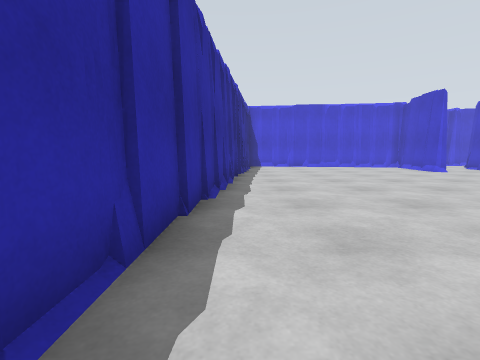
View 1 (above)

21 first-person views from a walk through a robot-simulator world made for Gazebo. The camera is 0.94 m above the floor, tilts 6° down and sees 85° across. The floor is counted in squares, 1 m on a side. Each view is taken from the middle of a square. On the plan, view 1 faces up. The plan holds only what a view shows up to about 11 squares ahead; the rest is blank. The place goes on beyond the plan.

View 2
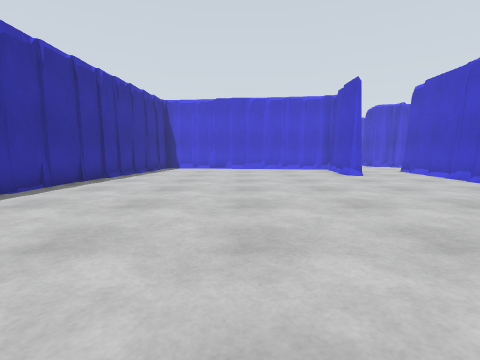

View 3
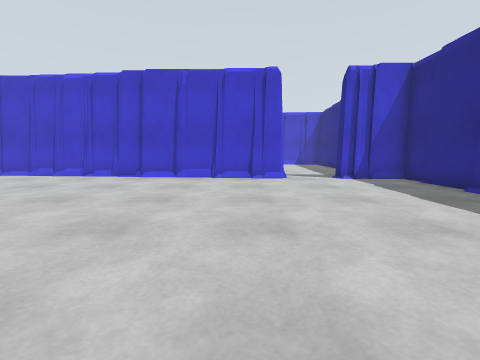

View 4
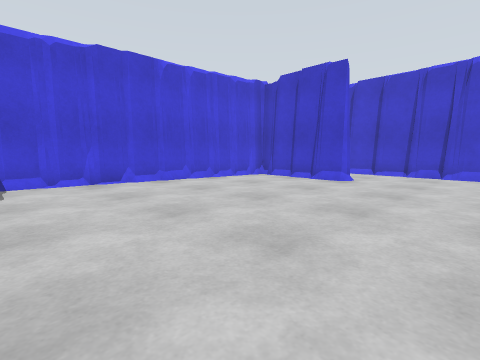

View 5
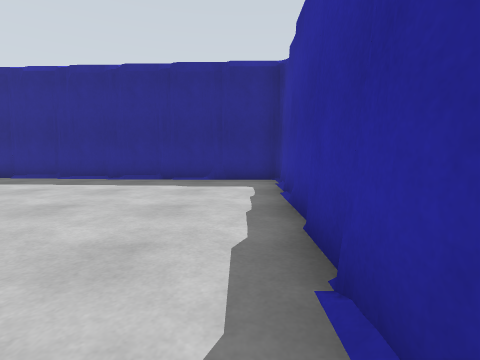

View 6
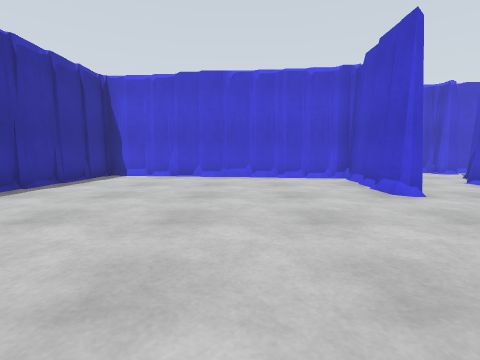

View 7
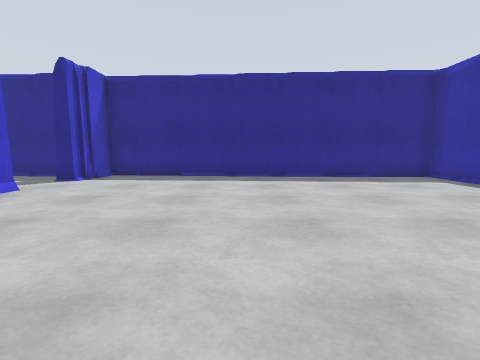

View 8
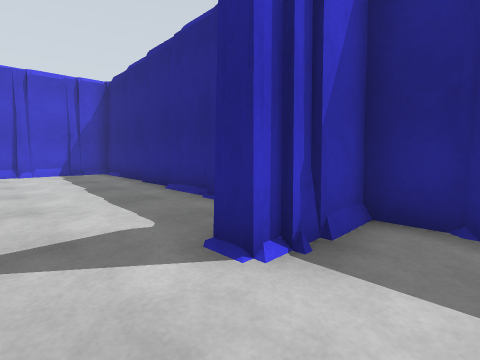

View 9
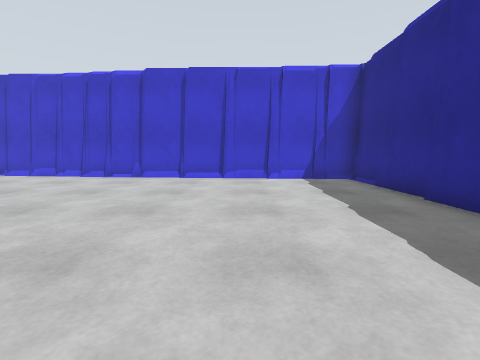

View 10
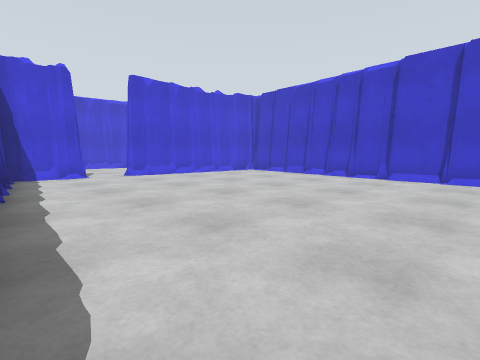

View 11
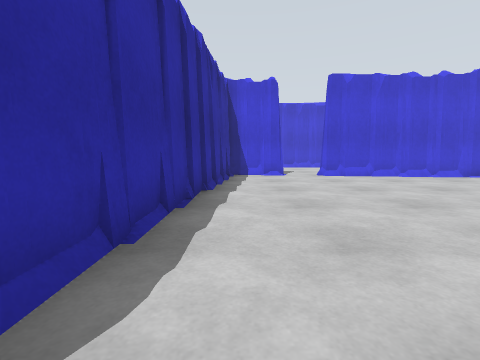

View 12
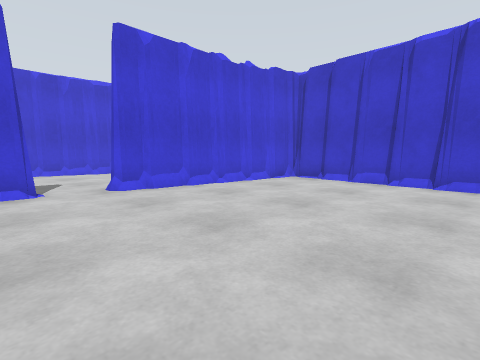

View 13
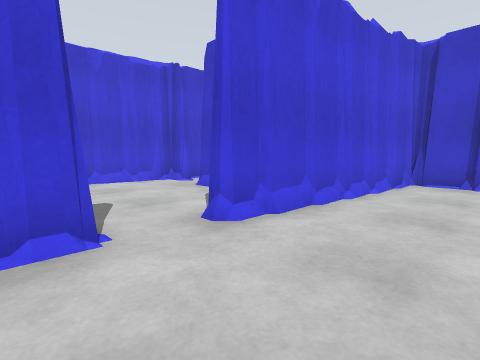

View 14
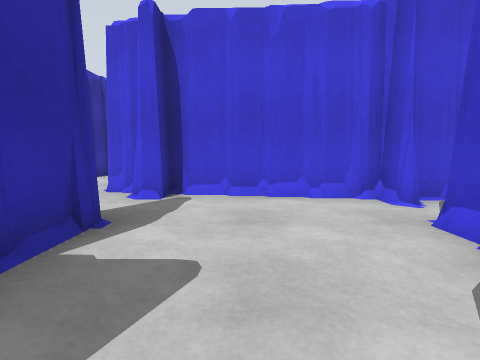

View 15
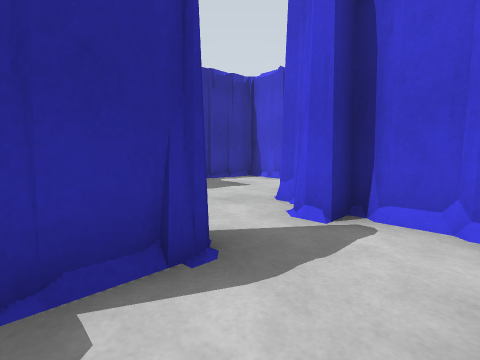

View 16
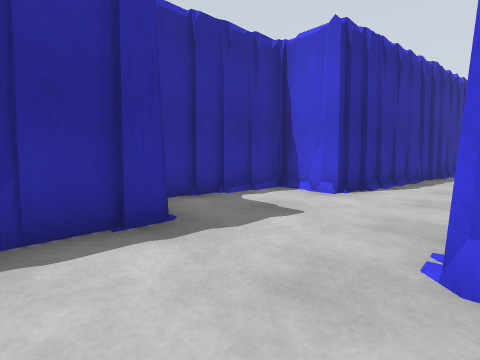

View 17
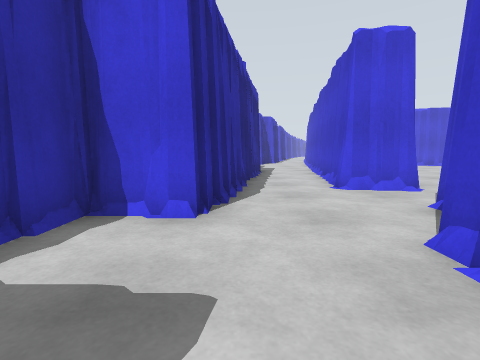

View 18
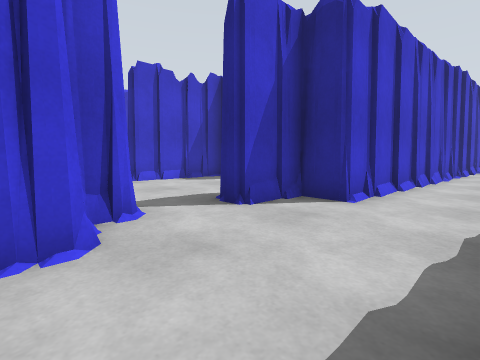

View 19
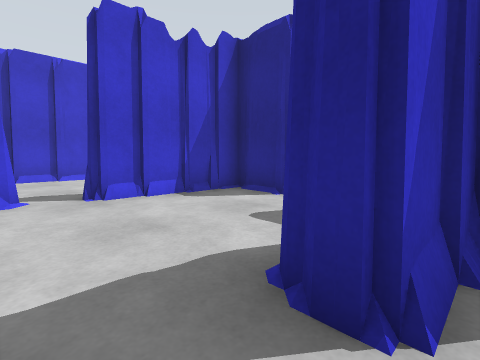

View 20
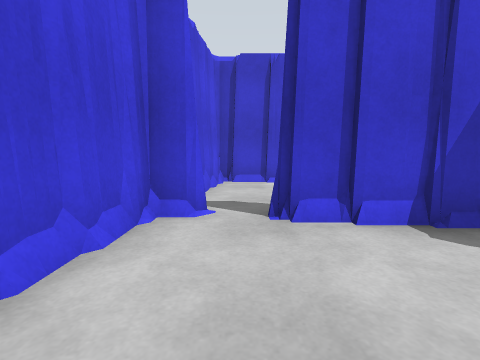

View 21
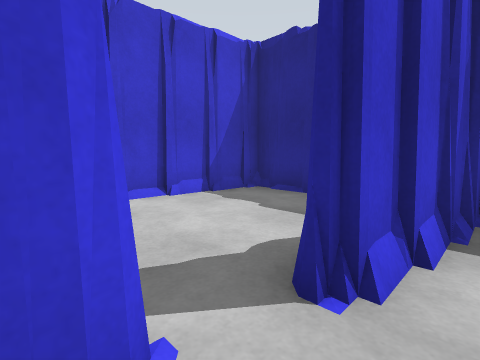

### Floor plan
Key: @ floor where view 1 was taken; # wall or solid block; . floor.
Columns run from 1 left of view 1 to 25 right of it. Each row starts with its distance up from view 1.
 31              ##
 30              #...#
 29              #...#
 28              #..##
 27              #..#
 26              #..##.
 25             ##.....
 24             #.....
 23           ###....#
 22           #.....
 21           #....#
 20           #....#
 19           ##...#######
 18  ######    #.........######
 17  #....######..............#
 16  #.........#...##....#....#
 15  #.........#..###....#...##
 14  #.........#..#  ....#...#
 13  #.........#..###..####..#
 12  #............#.......####
 11  #............#..........#
 10 ##............#..........#
  9 #.............#..........#
  8 #............##..........#
  7 #............##.........##
  6 #............##.........#
  5 #............##.........#
  4 #............#..........#
  3 #............#..........#
  2 #............#..........#
  1 #.......................#
  0 #@......................#
 -1 #............#..........#
 -2 ####.........#..........#
 -3    ######################

Where each view was taken, in squares from view 1:
view 1: 0 up, 0 right, facing up
view 2: 2 up, 5 right, facing up
view 3: 3 up, 2 right, facing right
view 4: 9 up, 1 right, facing up-right
view 5: 7 up, 0 right, facing down
view 6: 7 up, 6 right, facing up
view 7: 8 up, 6 right, facing down
view 8: 1 up, 10 right, facing down-right
view 9: 1 up, 13 right, facing right
view 10: 2 up, 13 right, facing up-right
view 11: 2 up, 14 right, facing up
view 12: 6 up, 15 right, facing up-right
view 13: 10 up, 15 right, facing up-right
view 14: 13 up, 17 right, facing up
view 15: 15 up, 17 right, facing up-left
view 16: 17 up, 14 right, facing up-left
view 17: 19 up, 12 right, facing up
view 18: 20 up, 11 right, facing down-right
view 19: 18 up, 14 right, facing down-right
view 20: 17 up, 16 right, facing right
view 21: 18 up, 19 right, facing down-right
